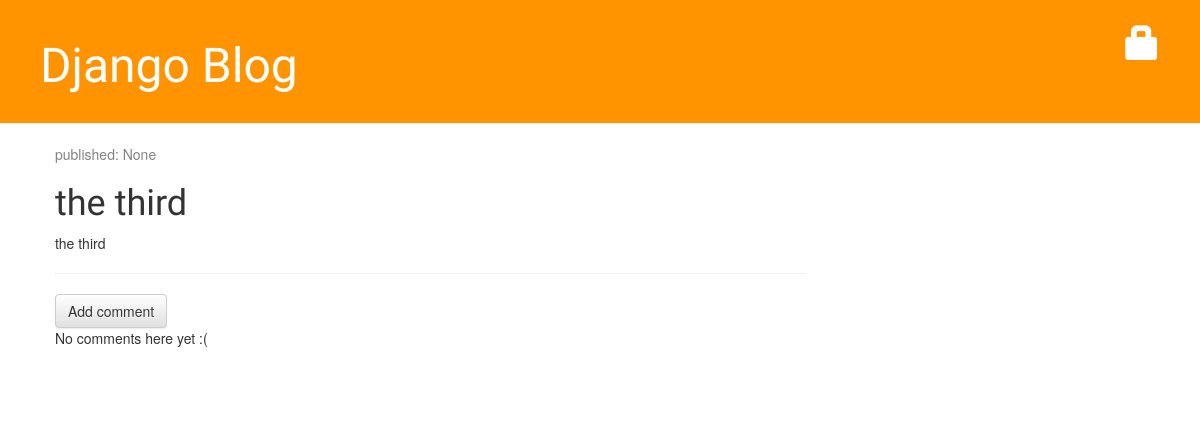
/blog/post/5, run on an earlier commit of the app's database.
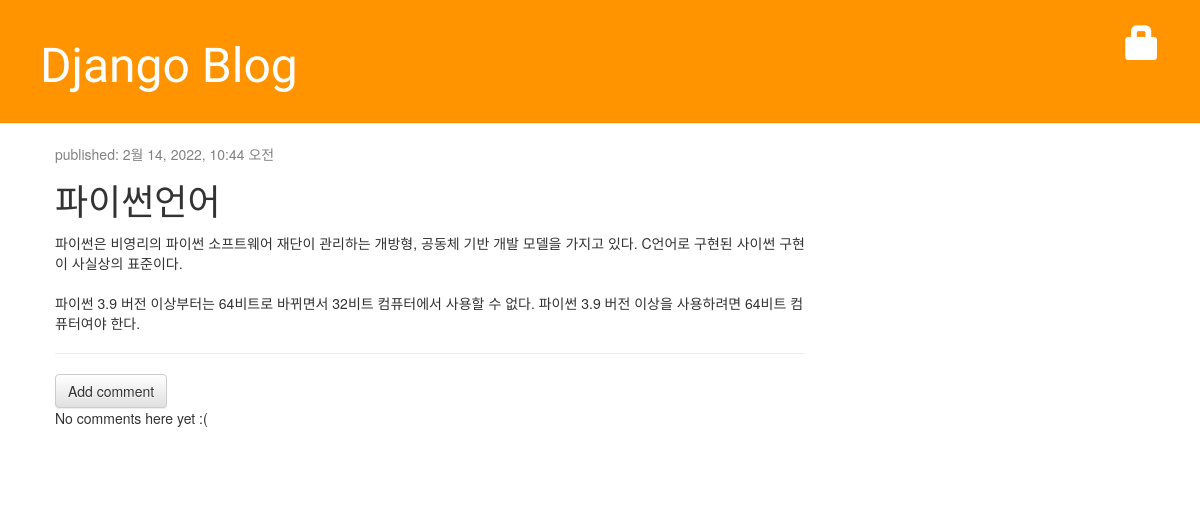
And on a later commit of the database.
### blog/models.py (models this page shows, shortened)
class Post(models.Model):
    author = models.ForeignKey('auth.User',on_delete=models.CASCADE)
    title = models.CharField(max_length=200, validators=[min_length_2_validator])
    text = models.TextField()
    created_date = models.DateTimeField(default=timezone.now)
    published_date = models.DateTimeField(blank=True, null=True)

### blog/views.py (the view)
# urls.py: path('post/<int:pk>', views.post_detail, name='post_detail'),
def post_detail(request,pk):
    post = get_object_or_404(Post, pk=pk)
    return render(request, 'blog/post_detail.html', {'post_key': post})

### blog/templates/blog/post_detail.html (shortened to what this page needs)
{% extends 'blog/base.html' %}
{% block content %}
    <div class="post">
        <div class="date">
            <p>published: {{ post_key.published_date }}</p>
        </div>
        <h1>{{ post_key.title }}</h1>
        <p>{{ post_key.text| linebreaksbr }}</p>
        <hr>
        <a class="btn btn-default" href="{% url 'add_comment_to_post' pk=post_key.pk %}">
            Add comment
        </a>
        {% for comment in post_key.comments.all %}
            {% if user.is_authenticated or comment.approved_comment %}
            <div class="comment">
                <div class="date">{{ comment.created_date }}</div>
                {% if not comment.approved_comment %}
                    <a class="btn btn-default" href="{% url 'comment_remove' pk=comment.pk %}">
                        <span class="glyphicon glyphicon-remove"></span>
                    </a>
                    <a class="btn btn-default" href="{% url 'comment_approve' pk=comment.pk %}">
                        <span class="glyphicon glyphicon-ok"></span>
                    </a>
                {% endif %}
                <strong>{{ comment.author }}</strong>
                <p>{{ comment.text|linebreaks }}</p>
            </div>
            {% endif %}
        {% empty %}
            <p>No comments here yet :(</p>
        {% endfor %}
    </div>
{% endblock %}

### blog/templates/blog/base.html (shortened to what this page needs)
<!DOCTYPE html>
{% load static %}
<html lang="ko">
<head>
    <link rel="stylesheet" href="https://maxcdn.bootstrapcdn.com/bootstrap/3.3.2/css/bootstrap.min.css">
    <link rel="stylesheet" href="https://maxcdn.bootstrapcdn.com/bootstrap/3.3.2/css/bootstrap-theme.min.css">
    <link rel="stylesheet" href="{% static 'css/blog.css' %}">
</head>
<body>
    <div class="page-header">
        {% if user.is_authenticated %}
            <a href="{% url 'post_new' %}" class="top-menu">
                <span class="glyphicon glyphicon-plus"></span>
            </a>
            <p class="top-menu">Hello {{ user.username }}
                <small>
                    (<a href="{% url 'logout' %}?next={{request.path}}">Log out</a>)
                </small>
            </p>
        {% else %}
            <a href="{% url 'login' %}?next={{request.path}}" class="top-menu">
                <span class="glyphicon glyphicon-lock"></span>
            </a>
        {% endif %}
        <h1><a href="{% url 'post_list_home' %}">Django Blog</a></h1>
    </div>
    <div class="content container">
        <div class="row">
            <div class="col-md-8">
                {% block content %}
                {% endblock %}
            </div>
        </div>
    </div>
</body>
</html>

### blog/static/css/blog.css (style rules this page uses)
.page-header { background-color: #ff9400; margin-top: 0; padding: 20px 20px 20px 40px; }
.page-header h1, .page-header h1 a, .page-header h1 a:visited, .page-header h1 a:active { color: #ffffff; font-size: 36pt; text-decoration: none; }
.content { margin-left: 40px; }
h1, h2, h3, h4 { font-family: 'Lobster', cursive; }
.date { color: #828282; }
.top-menu, .top-menu:hover, .top-menu:visited { color: #ffffff; float: right; font-size: 26pt; margin-right: 20px; }
.post { margin-bottom: 70px; }

What changed in the data, as far as the page shows it:
changed Post: published_date "None" → "2월 14, 2022, 10:44 오전"; title "the third" → "파이썬언어"; text "the third" → "파이썬은 비영리의 파이썬 소프트웨어 재단이 관리하는 개방형, 공동체 기반 개발 모델을 가지고 있다. C언어로 구현된 사이썬 구현이 사실상의 표준이다. 파이썬 3.9 버전 이상부터는 64비트로 바뀌면서 32비트 컴퓨터에서 사용할 수 없다. 파이썬 3.9 버전 이상을 사용하려면 64비트 컴퓨터여야 한다."
